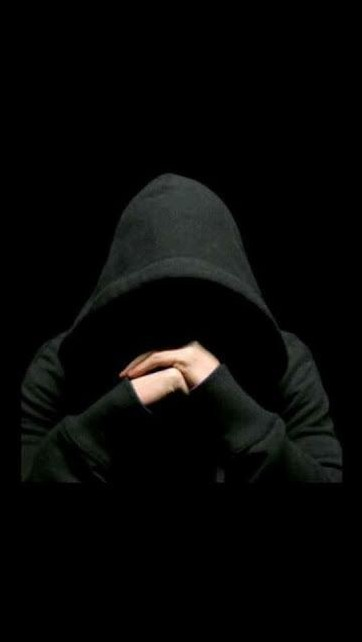
#> input picture Learning/data/cool boy image.jpg, 362 x 642 px
$ python image.py
#> lines starting #> are read from the running program, lines starting #| are printed output that depends on the picture
import cv2
image_path = './data/cool boy image.jpg'
#Read Image
image = cv2.imread(image_path)
#> image is the input picture: shape (642, 362, 3); mean B, G, R 6.8, 7.6, 7.5
print(image.shape)
#| (642, 362, 3)
#Resize image
resized_image = cv2.resize(image, (280, 400))
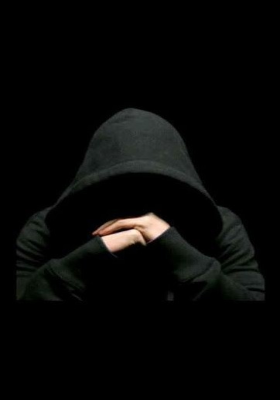
#> resized_image: shape (400, 280, 3); mean B, G, R 6.8, 7.6, 7.4
cv2.imshow('image', image)
cv2.imshow('resized_image', resized_image)
cv2.waitKey(0)
cv2.destroyAllWindows()
